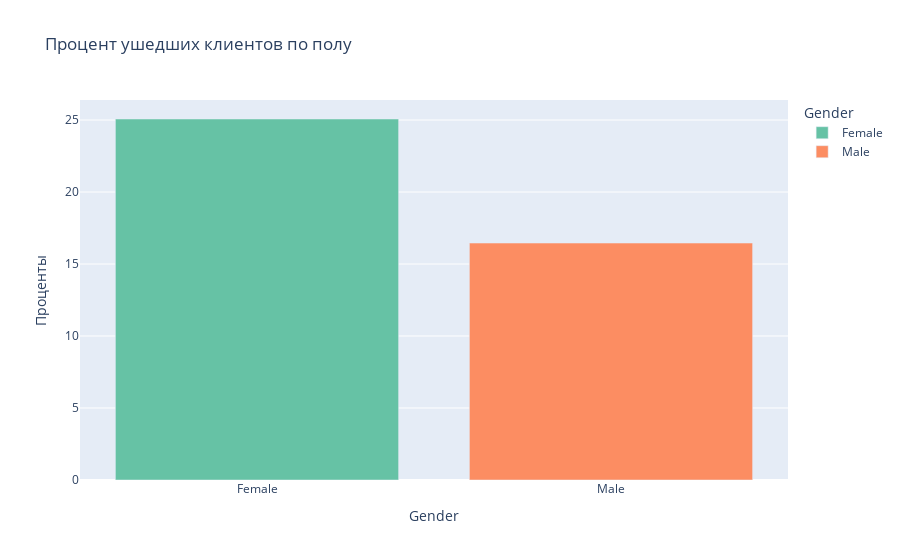

Notebook code cell kept with this figure:
### Markdown cell above
### Задание 9.6. 
Кто чаще уходит, мужчины или женщины? Постройте график, который иллюстрирует это.

### Code cell
# Вычисление процента ушедших клиентов для каждого пола
churn_by_gender_percent = churn_data.groupby('Gender')['Exited'].mean() * 100

# Создание DataFrame с данными для Plotly Express
churn_by_gender_percent_df = churn_by_gender_percent.reset_index(name='Проценты')

# Построение столбчатой диаграммы с помощью Plotly Express
fig = px.bar(churn_by_gender_percent_df, x='Gender', y='Проценты',
             title='Процент ушедших клиентов по полу',
             color='Gender',
             color_discrete_sequence=px.colors.qualitative.Set2)

# Отображение графика
fig.show()

### Figure 1 — Plotly figure (JSON) as saved in the notebook; plotly's stock layout.template omitted (floating-point values rounded to 4 significant figures)
{"data": [{"alignmentgroup": "True", "hovertemplate": "Gender=%{x}<br>Проценты=%{y}<extra></extra>", "legendgroup": "Female", "marker": {"color": "rgb(102,194,165)", "pattern": {"shape": ""}}, "name": "Female", "offsetgroup": "Female", "orientation": "v", "showlegend": true, "textposition": "auto", "type": "bar", "x": ["Female"], "xaxis": "x", "y": [25.07], "yaxis": "y"}, {"alignmentgroup": "True", "hovertemplate": "Gender=%{x}<br>Проценты=%{y}<extra></extra>", "legendgroup": "Male", "marker": {"color": "rgb(252,141,98)", "pattern": {"shape": ""}}, "name": "Male", "offsetgroup": "Male", "orientation": "v", "showlegend": true, "textposition": "auto", "type": "bar", "x": ["Male"], "xaxis": "x", "y": [16.46], "yaxis": "y"}], "layout": {"barmode": "relative", "legend": {"title": {"text": "Gender"}, "tracegroupgap": 0}, "title": {"text": "Процент ушедших клиентов по полу"}, "xaxis": {"anchor": "y", "categoryarray": ["Female", "Male"], "categoryorder": "array", "domain": [0, 1], "title": {"text": "Gender"}}, "yaxis": {"anchor": "x", "domain": [0, 1], "title": {"text": "Проценты"}}}}
